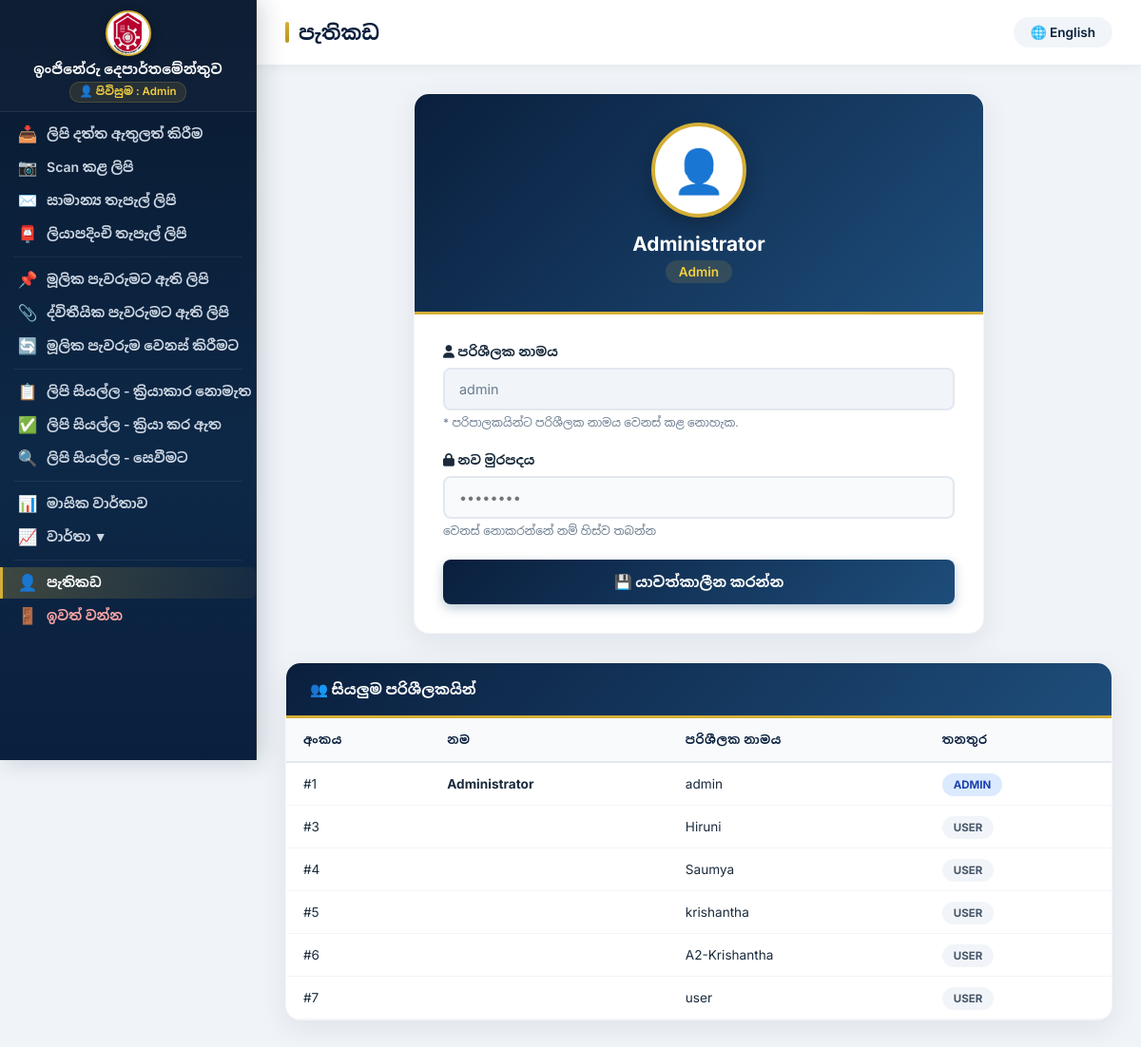
The app's page /profile.php (signed in) with its own data.
### tables this page shows
CREATE TABLE `users` (
  `id` int(11) NOT NULL,
  `username` varchar(50) NOT NULL,
  `email` varchar(100) DEFAULT NULL,
  `password` varchar(255) NOT NULL,
  `name` varchar(100) DEFAULT '',
  `role` varchar(20) DEFAULT 'admin'
);

### public/profile.php (the view, shortened to what this page needs)
<?php
$host = 'localhost';
$dbname = 'engineering_db';
$username = 'root';
$password = '';
try {
    $pdo = new PDO("mysql:host=$host;dbname=$dbname;charset=utf8mb4", $username, $password);
    $pdo->setAttribute(PDO::ATTR_ERRMODE, PDO::ERRMODE_EXCEPTION);
} catch (PDOException $e) {
    die("Database Connection Failed: " . $e->getMessage());
}
$lang = isset($_SESSION['lang']) ? $_SESSION['lang'] : 'si';
$text = $t[$lang];
$opposite_lang = $lang === 'si' ? 'en' : 'si';
$stmt = $pdo->query("SELECT * FROM users WHERE id = 1");
$user = $stmt->fetch(PDO::FETCH_ASSOC);
$isAdmin = ($user['role'] === 'admin');
$all_users = [];
if ($isAdmin) {
    $all_users = $pdo->query("SELECT id, username, name, role FROM users ORDER BY id ASC")->fetchAll(PDO::FETCH_ASSOC);
}
?>
<!DOCTYPE html>
<html lang="<?= $lang ?>">
<head>
    <link rel="stylesheet" href="https://cdnjs.cloudflare.com/ajax/libs/font-awesome/6.0.0/css/all.min.css">
    <link rel="stylesheet" href="css/sidebar.css">
</head>
<body>
    <?php include 'sidebar.php'; ?>
    <div class="main-content">
        <div class="topbar">
            <h2><?= $text['title_profile'] ?></h2>
            <div class="lang-switch">
                <a href="?lang=<?= $opposite_lang ?>">🌐 <?= $t[$opposite_lang]['switch_lang'] ?></a>
            </div>
        </div>
        <div class="content-area">
            <div class="profile-card">
                <div class="profile-header">
                    <div class="profile-avatar">👤</div>
                    <h3><?= htmlspecialchars($user['name'] ?? $user['username']) ?></h3>
                    <p><?= ucfirst($user['role']) ?></p>
                </div>
                <div class="profile-body">
                    <form method="POST">
                        <div class="form-group">
                            <label><i class="fas fa-user"></i> <?= $text['username'] ?></label>
                            <input type="text" name="username" class="form-control"
                                   value="<?= htmlspecialchars($user['username']) ?>"
                                   <?= $isAdmin ? 'readonly' : '' ?>>
                            <?php if($isAdmin): ?>
                                <small class="form-hint">* <?= $text['admin_no_change'] ?></small>
                            <?php endif; ?>
                        </div>
                        <div class="form-group">
                            <label><i class="fas fa-lock"></i> <?= $text['new_password'] ?></label>
                            <input type="password" name="password" class="form-control" placeholder="••••••••">
                            <small class="form-hint"><?= $text['new_password_hint'] ?></small>
                        </div>
                        <button type="submit" class="btn-update">
                            💾 <?= $text['update_btn'] ?>
                        </button>
                    </form>
                </div>
            </div>
            <?php if($isAdmin): ?>
            <div class="users-card">
                <div class="users-header">
                    👥 <?= $text['all_users'] ?>
                </div>
                <div class="users-body">
                    <table>
                        <thead>
                            <tr>
                                <th><?= $text['id'] ?></th>
                                <th><?= $text['name'] ?></th>
                                <th><?= $text['username'] ?></th>
                                <th><?= $text['role'] ?></th>
                            </tr>
                        </thead>
                        <tbody>
                            <?php foreach($all_users as $u): ?>
                            <tr>
                                <td>#<?= $u['id'] ?></td>
                                <td><strong><?= htmlspecialchars($u['name'] ?? 'N/A') ?></strong></td>
                                <td><?= htmlspecialchars($u['username']) ?></td>
                                <td>
                                    <span class="role-badge <?= $u['role'] === 'admin' ? 'role-admin' : 'role-user' ?>">
                                        <?= ucfirst($u['role']) ?>
                                    </span>
                                </td>
                            </tr>
                            <?php endforeach; ?>
                        </tbody>
                    </table>
                </div>
            </div>
            <?php endif; ?>
        </div>
    </div>
</body>
</html>

### public/profile.php (style rules this page uses)
:root { --primary-dark: #0a1f3d; --primary: #1e4d7b; --primary-light: #2c6fb5; --gold: #d4af37; --gold-light: #f4d03f; --gold-dark: #b8941f; --text-dark: #1a2b3c; --text-muted: #6b7c8f; --bg-light: #f0f4f8; --white: #ffffff; --success: #10b981; --danger: #ef4444; }
* { margin: 0; padding: 0; box-sizing: border-box; font-family: 'Inter', 'Noto Sans Sinhala', sans-serif; }
body { background: var(--bg-light); min-height: 100vh; display: flex; overflow-x: hidden; }
.main-content { flex: 1; margin-left: 270px; display: flex; flex-direction: column; min-height: 100vh; }
.topbar { background: #fff; padding: 18px 30px; display: flex; justify-content: space-between; align-items: center; box-shadow: 0 2px 12px rgba(10, 31, 61, 0.06); position: sticky; top: 0; z-index: 50; }
.topbar h2 { color: var(--primary-dark); font-size: 1.3rem; font-weight: 700; display: flex; align-items: center; gap: 10px; }
.topbar h2::before { content: ''; width: 4px; height: 22px; background: linear-gradient(180deg, var(--gold), var(--gold-dark)); border-radius: 2px; }
.lang-switch a { padding: 8px 18px; background: #f1f5f9; color: var(--primary-dark); text-decoration: none; border-radius: 20px; font-size: 0.85rem; font-weight: 600; transition: all 0.3s; display: inline-flex; align-items: center; gap: 6px; }
.content-area { padding: 30px; flex: 1; }
.profile-card { background: #fff; border-radius: 16px; box-shadow: 0 8px 30px rgba(10, 31, 61, 0.08); overflow: hidden; border: 1px solid rgba(10, 31, 61, 0.04); max-width: 600px; margin: 0 auto 30px; }
.profile-header { background: linear-gradient(135deg, var(--primary-dark), var(--primary)); color: #fff; padding: 30px 25px; text-align: center; border-bottom: 3px solid var(--gold); }
.profile-avatar { width: 100px; height: 100px; background: #fff; border-radius: 50%; margin: 0 auto 15px; display: flex; align-items: center; justify-content: center; font-size: 45px; color: var(--primary-dark); box-shadow: 0 8px 20px rgba(0,0,0,0.25); border: 4px solid var(--gold); }
.profile-header h3 { font-size: 1.3rem; font-weight: 700; margin-bottom: 5px; }
.profile-header p { font-size: 0.85rem; color: var(--gold-light); font-weight: 600; background: rgba(212, 175, 55, 0.15); padding: 4px 14px; border-radius: 15px; display: inline-block; }
.profile-body { padding: 30px; }
.form-group { margin-bottom: 22px; }
.form-group label { display: block; margin-bottom: 8px; font-size: 0.85rem; font-weight: 600; color: var(--text-dark); }
.form-control { width: 100%; padding: 12px 15px; border: 2px solid #e2e8f0; border-radius: 8px; font-size: 0.9rem; transition: all 0.3s; background: #f8fafc; color: var(--text-dark); font-family: inherit; }
.form-control[readonly] { background: #f1f5f9; cursor: not-allowed; color: var(--text-muted); }
.form-hint { font-size: 0.75rem; color: var(--text-muted); margin-top: 5px; display: block; }
.btn-update { width: 100%; padding: 14px; background: linear-gradient(135deg, var(--primary-dark), var(--primary)); color: #fff; border: none; border-radius: 8px; font-size: 0.95rem; font-weight: 700; cursor: pointer; transition: all 0.3s; display: inline-flex; align-items: center; justify-content: center; gap: 8px; font-family: inherit; box-shadow: 0 4px 12px rgba(30, 77, 123, 0.3); }
.users-card { background: #fff; border-radius: 16px; box-shadow: 0 8px 30px rgba(10, 31, 61, 0.08); overflow: hidden; border: 1px solid rgba(10, 31, 61, 0.04); max-width: 900px; margin: 0 auto; }
.users-header { background: linear-gradient(135deg, var(--primary-dark), var(--primary)); color: #fff; padding: 18px 25px; font-size: 0.95rem; font-weight: 700; display: flex; align-items: center; gap: 10px; border-bottom: 3px solid var(--gold); }
.users-body { padding: 0; overflow-x: auto; }
table { width: 100%; border-collapse: collapse; font-size: 0.85rem; }
th { padding: 14px 18px; text-align: left; font-weight: 700; color: var(--primary-dark); border-bottom: 2px solid #e2e8f0; background: #f8fafc; font-size: 0.78rem; text-transform: uppercase; letter-spacing: 0.5px; }
td { padding: 14px 18px; border-bottom: 1px solid #f1f5f9; color: var(--text-dark); }
.role-badge { padding: 5px 12px; border-radius: 15px; font-size: 0.72rem; font-weight: 700; text-transform: uppercase; }
.role-admin { background: #dbeafe; color: #1e40af; }
.role-user { background: #f1f5f9; color: #475569; }

### records on screen
users: name "Administrator", role "Admin", username "admin", id "1", role "ADMIN"
users: id "3", username "Hiruni", role "USER"
users: id "4", username "Saumya", role "USER"
users: id "5", username "krishantha", role "USER"
users: id "6", username "A2-Krishantha", role "USER"
users: id "7", username "user", role "USER"

### other values on screen
$deptName "ඉංජිනේරු දෙපාර්තමේන්තුව"
$loginAs "පිවිසුම : Admin"
$lblAddLetter "ලිපි දත්ත ඇතුලත් කිරීම"
$lblScanLetters "Scan කළ ලිපි"
$lblNormalLetters "සාමාන්‍ය තැපැල් ලිපි"
$lblRegLetters "ලියාපදිංචි තැපැල් ලිපි"
$lblPrimaryAssign "මූලික පැවරුමට ඇති ලිපි"
$lblSecondaryAssign "ද්විතීයික පැවරුමට ඇති ලිපි"
$lblChangeAssign "මූලික පැවරුම වෙනස් කිරීමට"
$lblAllUnresolved "ලිපි සියල්ල - ක්‍රියාකාර නොමැත"
$lblAllResolved "ලිපි සියල්ල - ක්‍රියා කර ඇත"
$lblSearch "ලිපි සියල්ල - සෙවීමට"
$lblMonthlyReport "මාසික වාර්තාව"
$lblReports "වාර්තා"
$lblProfile "පැතිකඩ"
